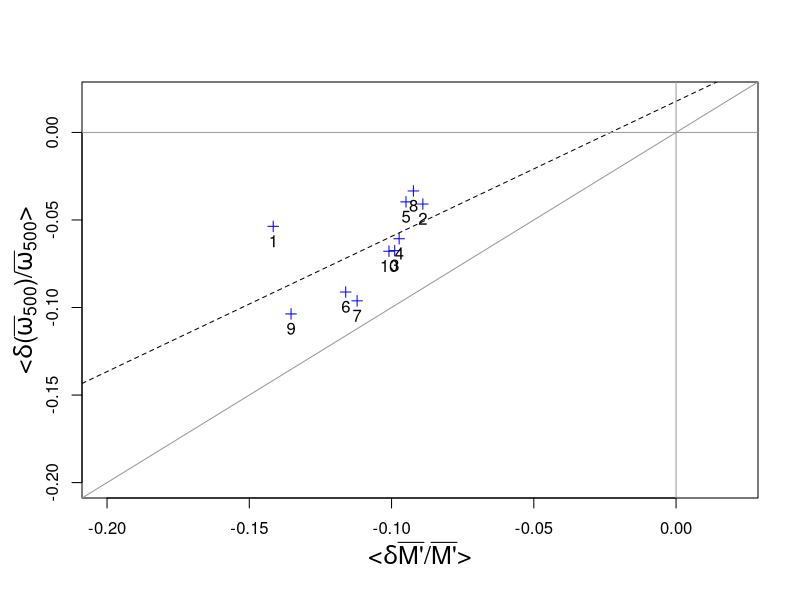

The R script that drew this image:
library(plotrix)
require(plotrix)
mydata=read.table('data.txt')
plot(mydata, ylab='',xlab='' , xlim=c(-0.2,0.02), ylim=c(-0.2,0.02), main='', pch=3, cex.main=2,cex.lab=1.5, frame.plot=TRUE,col='blue')
title(ylab=expression("<"*delta*'('*bar(omega)*''[500]*')/'*bar(omega)*''[500]*">"),cex.lab=1.5,line=2)
title(xlab=expression("<"*delta*''*bar("M'")*"/"*bar("M'")*">"),cex.lab=1.5,line=2.5)
reg<-lm(V2~V1, data=mydata)
abline(reg, lty='dashed')
abline(h = 0, v = 0, col = "gray60")
abline(a=0,b=1,col = "gray60")
xy<-plotrix::emptyspace(mydata)
##plotrix::boxed.labels(xy,bty='n',labels=paste("R^2=", format(summary(reg)$r.squared, digits=4)),border=FALSE)
numbers <- c("1","2","3","4","5","6","7","8","9","10")
text(mydata, numbers, cex=1, pos=1)
